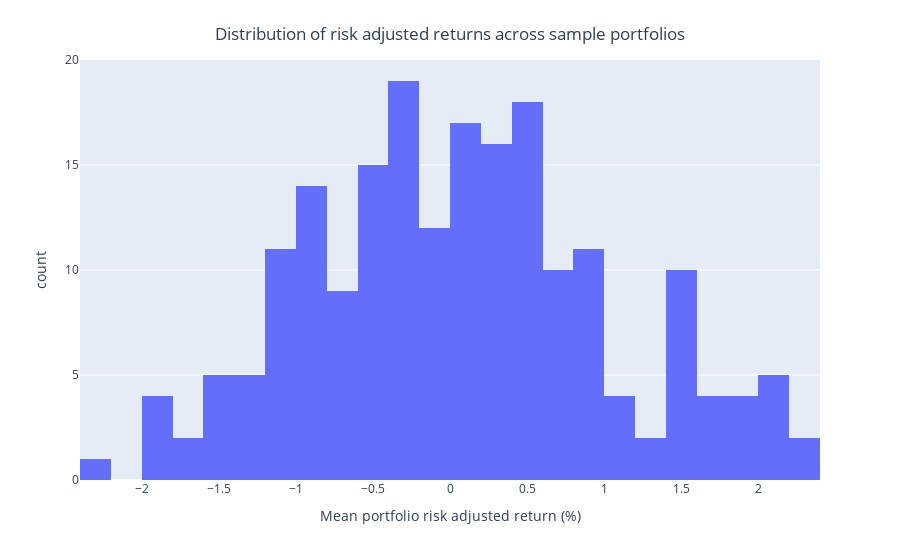

Source (notebook cell):
### Markdown cell above
**We make an average of $7000 in cash profits over 3 years. On a 30k investment. This averages out to an annual return of approximately 8% between April 2019 and March 2022. The S&P500 has historically made a 10.5% annualised return according to Investopedia. In addition, the annual returns over the last 3 years averaged over 20%!**

**What could this mean for our risk-adjusted returns? Is it below zero?**

### Code cell
fig = px.histogram(mean_risk_adjusted_ri, nbins=40)
fig.update_xaxes(title_text="Mean portfolio risk adjusted return (%)")
fig.update_layout(title_text=f"Distribution of risk adjusted returns across sample portfolios", 
                  title_x=0.5,
                  title_y=0.95,
                  height=800,
                  showlegend=False
                 )
fig.show()

### Figure 1 — Plotly figure (JSON) as saved in the notebook; plotly's stock layout.template omitted (floating-point values rounded to 4 significant figures; data arrays with more than 128 entries replaced by an {"elided": "..."} marker saying what was removed)
{"data": [{"alignmentgroup": "True", "bingroup": "x", "hovertemplate": "variable=0<br>value=%{x}<br>count=%{y}<extra></extra>", "legendgroup": "0", "marker": {"color": "#636efa", "pattern": {"shape": ""}}, "name": "0", "nbinsx": 40, "offsetgroup": "0", "orientation": "v", "showlegend": true, "type": "histogram", "x": {"elided": "200 float values"}, "xaxis": "x", "yaxis": "y"}], "layout": {"autosize": true, "barmode": "relative", "legend": {"title": {"text": "variable"}, "tracegroupgap": 0}, "margin": {"t": 60}, "showlegend": false, "title": {"text": "Distribution of risk adjusted returns across sample portfolios", "x": 0.5, "y": 0.95}, "xaxis": {"anchor": "y", "autorange": true, "domain": [0, 1], "range": [-2.4, 2.4], "title": {"text": "Mean portfolio risk adjusted return (%)"}, "type": "linear"}, "yaxis": {"anchor": "x", "autorange": true, "domain": [0, 1], "range": [0, 20], "title": {"text": "count"}}}}
